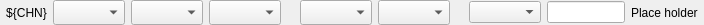
<?xml version="1.0" encoding="UTF-8"?>
<ui version="4.0">
 <class>Form</class>
 <widget class="QWidget" name="Form">
  <property name="geometry">
   <rect>
    <x>0</x>
    <y>0</y>
    <width>704</width>
    <height>25</height>
   </rect>
  </property>
  <property name="windowTitle">
   <string>Form</string>
  </property>
  <layout class="QVBoxLayout" name="verticalLayout">
   <property name="leftMargin">
    <number>0</number>
   </property>
   <property name="topMargin">
    <number>0</number>
   </property>
   <property name="rightMargin">
    <number>0</number>
   </property>
   <property name="bottomMargin">
    <number>0</number>
   </property>
   <item>
    <layout class="QHBoxLayout" name="TPR_Row" stretch="1,2,2,2,2,2,2,0,0,0,0">
     <property name="leftMargin">
      <number>6</number>
     </property>
     <property name="rightMargin">
      <number>6</number>
     </property>
     <item>
      <widget class="PyDMLabel" name="Name_2">
       <property name="toolTip">
        <string/>
       </property>
       <property name="text">
        <string>${CHN}</string>
       </property>
       <property name="alignment">
        <set>Qt::AlignCenter</set>
       </property>
       <property name="alarmSensitiveContent" stdset="0">
        <bool>false</bool>
       </property>
       <property name="channel" stdset="0">
        <string/>
       </property>
       <property name="displayFormat" stdset="0">
        <enum>PyDMLabel::Default</enum>
       </property>
      </widget>
     </item>
     <item>
      <widget class="PyDMEnumComboBox" name="Rate_Mode">
       <property name="sizePolicy">
        <sizepolicy hsizetype="Preferred" vsizetype="Preferred">
         <horstretch>0</horstretch>
         <verstretch>0</verstretch>
        </sizepolicy>
       </property>
       <property name="toolTip">
        <string/>
       </property>
       <property name="channel" stdset="0">
        <string>TPR:${LOCA}:${IOC_UNIT}:${INST}:CH${CHN}_RATEMODE</string>
       </property>
      </widget>
     </item>
     <item>
      <widget class="PyDMEnumComboBox" name="Fixed_Rate">
       <property name="sizePolicy">
        <sizepolicy hsizetype="Preferred" vsizetype="Preferred">
         <horstretch>0</horstretch>
         <verstretch>0</verstretch>
        </sizepolicy>
       </property>
       <property name="toolTip">
        <string/>
       </property>
       <property name="channel" stdset="0">
        <string>TPR:${LOCA}:${IOC_UNIT}:${INST}:CH${CHN}_FIXEDRATE</string>
       </property>
      </widget>
     </item>
     <item>
      <widget class="PyDMEnumComboBox" name="AC_Rate">
       <property name="sizePolicy">
        <sizepolicy hsizetype="Preferred" vsizetype="Preferred">
         <horstretch>0</horstretch>
         <verstretch>0</verstretch>
        </sizepolicy>
       </property>
       <property name="toolTip">
        <string/>
       </property>
       <property name="channel" stdset="0">
        <string>TPR:${LOCA}:${IOC_UNIT}:${INST}:CH${CHN}_ACRATE</string>
       </property>
      </widget>
     </item>
     <item>
      <widget class="PyDMLabel" name="Rate">
       <property name="toolTip">
        <string/>
       </property>
       <property name="alignment">
        <set>Qt::AlignCenter</set>
       </property>
       <property name="alarmSensitiveContent" stdset="0">
        <bool>true</bool>
       </property>
       <property name="channel" stdset="0">
        <string>TPR:${LOCA}:${IOC_UNIT}:${INST}:CH${CHN}_RATE</string>
       </property>
       <property name="displayFormat" stdset="0">
        <enum>PyDMLabel::Decimal</enum>
       </property>
      </widget>
     </item>
     <item>
      <widget class="PyDMEnumComboBox" name="SCDestination">
       <property name="sizePolicy">
        <sizepolicy hsizetype="Preferred" vsizetype="Preferred">
         <horstretch>0</horstretch>
         <verstretch>0</verstretch>
        </sizepolicy>
       </property>
       <property name="toolTip">
        <string/>
       </property>
       <property name="channel" stdset="0">
        <string>TPR:${LOCA}:${IOC_UNIT}:${INST}:CH${CHN}_DESTMODE</string>
       </property>
      </widget>
     </item>
     <item>
      <widget class="PyDMEnumComboBox" name="ChanEnableSC">
       <property name="sizePolicy">
        <sizepolicy hsizetype="Preferred" vsizetype="Preferred">
         <horstretch>0</horstretch>
         <verstretch>0</verstretch>
        </sizepolicy>
       </property>
       <property name="toolTip">
        <string/>
       </property>
       <property name="channel" stdset="0">
        <string>TPR:${LOCA}:${IOC_UNIT}:${INST}:CH${CHN}_SYS2_TCTL</string>
       </property>
      </widget>
     </item>
     <item>
      <widget class="PyDMLabel" name="EventCounts">
       <property name="toolTip">
        <string/>
       </property>
       <property name="alignment">
        <set>Qt::AlignCenter</set>
       </property>
       <property name="alarmSensitiveContent" stdset="0">
        <bool>true</bool>
       </property>
       <property name="channel" stdset="0">
        <string>TPR:${LOCA}:${IOC_UNIT}:${INST}:CH${CHN}_CNT</string>
       </property>
       <property name="displayFormat" stdset="0">
        <enum>PyDMLabel::Decimal</enum>
       </property>
      </widget>
     </item>
     <item>
      <widget class="PyDMEnumComboBox" name="ChanenableNC">
       <property name="toolTip">
        <string/>
       </property>
       <property name="channel" stdset="0">
        <string>TPR:${LOCA}:${IOC_UNIT}:${INST}:CH${CHN}_SYS0_TCTL</string>
       </property>
      </widget>
     </item>
     <item>
      <widget class="PyDMLineEdit" name="evrNC">
       <property name="toolTip">
        <string/>
       </property>
       <property name="channel" stdset="0">
        <string>TPR:${PREFIX}:CH00_EVCODE</string>
       </property>
      </widget>
     </item>
     <item>
      <widget class="QLabel" name="label">
       <property name="text">
        <string>Place holder</string>
       </property>
      </widget>
     </item>
    </layout>
   </item>
  </layout>
 </widget>
 <customwidgets>
  <customwidget>
   <class>PyDMLabel</class>
   <extends>QLabel</extends>
   <header>pydm.widgets.label</header>
  </customwidget>
  <customwidget>
   <class>PyDMLineEdit</class>
   <extends>QLineEdit</extends>
   <header>pydm.widgets.line_edit</header>
  </customwidget>
  <customwidget>
   <class>PyDMEnumComboBox</class>
   <extends>QComboBox</extends>
   <header>pydm.widgets.enum_combo_box</header>
  </customwidget>
 </customwidgets>
 <resources/>
 <connections/>
</ui>
